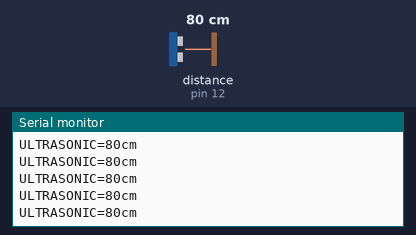
This sketch was run on a simulated Arduino Uno, built with avr-gcc and run on an emulated ATmega328P. Shown: the last lines printed to the serial monitor. Wiring (inferred from the names in the program): ultrasonic range finder: trigger pin 13; echo pin 12. The test bench sets the inputs (shaded band); at power-on: distance to the obstacle (sensor on pin 12) 80 cm. The echo pulse lasts 58.3 µs per cm.

Above: at 1.2 s.
1.3 s: distance to the obstacle (sensor on pin 12) set to 2 cm
At 1.8 s:
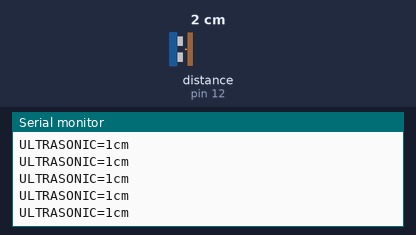
4.3 s: distance to the obstacle (sensor on pin 12) set to 120 cm
At 5.1 s:
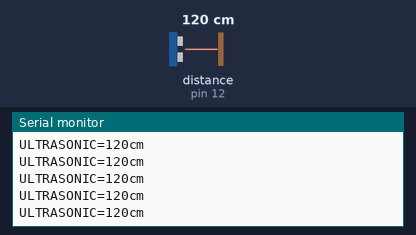
7.3 s: distance to the obstacle (sensor on pin 12) set to 4 cm
At 8.2 s:
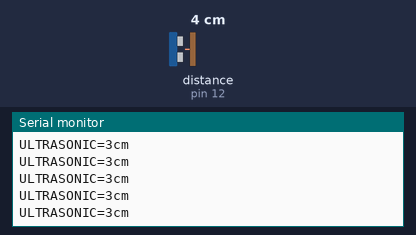
10.3 s: distance to the obstacle (sensor on pin 12) set to 18 cm
At 10.8 s:
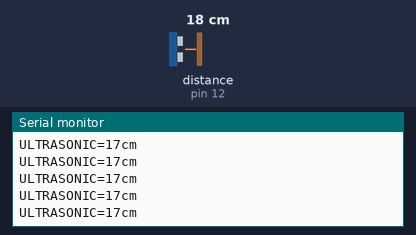
19.3 s: distance to the obstacle (sensor on pin 12) set to 9 cm
At 20.4 s:
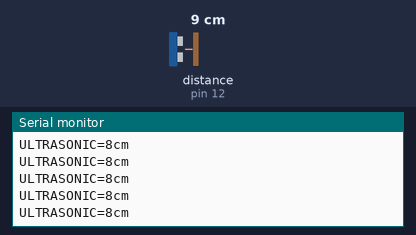
Timing chart, 0 to 22.3 s (numbered marks = the images above; inputs shaded):
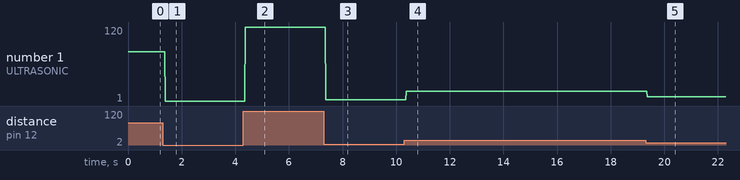

Measured:
- after the input at 1.3 s, the serial monitor: prints a new line after 0.08 s (image 1)
- after the input at 4.3 s, the serial monitor: prints a new line after 0.08 s (image 2)
- after the input at 7.3 s, the serial monitor: prints a new line after 0.07 s (image 3)
- after the input at 10.3 s, the serial monitor: prints a new line after 0.07 s (image 4)
- after the input at 19.3 s, the serial monitor: prints a new line after 0.07 s (image 5)
- plotted number 1: 80 → 1 after the input at 1.3 s, 1 → 120 after the input at 4.3 s, 120 → 3 after the input at 7.3 s, 3 → 17 after the input at 10.3 s, 17 → 8 after the input at 19.3 s

The sketch:

ultrasonic_sensor.ino
```cpp
#include <avr/wdt.h>
#include "DeviceDriverSet_xxx0_UltrasonicSensor.h"


/*
THE ULTRASONIC SENSOR
The ultrasonic sensor works by sending signals and measuring the time it takes for the signals that were sent to return to the sensor. Through some math, the distance from the sensor can be calculated
as we know the speed of the signals and the time it took for the signal to travel a certain distance. All of these calculations are done in the back end, on one of the driver files, all we have to do
is call the function and we get the distance (if you want to see and understand the function that calculates the distance let us know and we would be happy to show you).

DeviceDriverSet_ULTRASONIC Class - We must instantiate this in order to access the ultrasonic sensor

DeviceDriverSet_ULTRASONIC_Init() - Configures the pin numbers for the Ultrasonic sensor, allows the motherboard on the robot to talk to the sensor (call this in setup)
DeviceDriverSet_ULTRASONIC_Get() - Retrieves the data from Ultrasonic sensor, returns the distance of an obstacle that is in front of the Ultrasonic Sensor (in centimeters)

*/

DeviceDriverSet_ULTRASONIC myUltrasonic; // Instantiates an ultrasonic object, used to then call all the functions necessary to use the Ultrasonic sensor

void setup()
{
  Serial.begin(9600); // Establish a data transfer rate of 9600 bits/second
  myUltrasonic.DeviceDriverSet_ULTRASONIC_Init(); // Configuring the pin numbers for the Ultrasonic sensor, allows the motherboard on the robot to talk to the sensor
}

void loop()
{
  unsigned int x = myUltrasonic.DeviceDriverSet_ULTRASONIC_Get(); // Calling the Get function to get data from the Ultrasonic sensor, it returns and Unsigned int that we store inside variable x (An Unsigned int is just an integer that is positive, includes 0)

  /* Remember x only contains the distance of an obstacle from the robot, we would then need to use motion control functions to move the robot around the obstacle */

  Serial.print("ULTRASONIC="); // Printing the distance (x) to the serial monitor - to access the serial monitor, select the magnifying glass icon on the top right of the Arduino IDE
  Serial.print(x);
  Serial.println("cm");
}
```

DeviceDriverSet_xxx0_UltrasonicSensor.cpp
```cpp
/*
 * @Author: ELEGOO
 * @Date: 2019-10-22 11:59:09
 * @LastEditTime: 2020-06-12 16:36:20
 * @LastEditors: Changhua
 * @Description: conqueror robot tank
 * @FilePath:
 */
#include "DeviceDriverSet_xxx0_UltrasonicSensor.h"

/*ULTRASONIC*/
//#include <NewPing.h>
// NewPing sonar(TRIGGER_PIN, ECHO_PIN, MAX_DISTANCE); // NewPing setup of pins and maximum distance.
void DeviceDriverSet_ULTRASONIC::DeviceDriverSet_ULTRASONIC_Init(void)
{
  pinMode(ECHO_PIN, INPUT); //Ultrasonic module initialization
  pinMode(TRIG_PIN, OUTPUT);
}
/*
void DeviceDriverSet_ULTRASONIC::DeviceDriverSet_ULTRASONIC_Get(uint16_t *ULTRASONIC_Get out)
{
  unsigned int tempda_x = 0;
  digitalWrite(TRIG_PIN, LOW);
  delayMicroseconds(2);
  digitalWrite(TRIG_PIN, HIGH);
  delayMicroseconds(10);
  digitalWrite(TRIG_PIN, LOW);
  tempda_x = ((unsigned int)pulseIn(ECHO_PIN, HIGH) / 58);
  *ULTRASONIC_Get = tempda_x;
  // sonar.ping() / US_ROUNDTRIP_CM; // Send ping, get ping time in microseconds (uS).
}
*/

unsigned int DeviceDriverSet_ULTRASONIC::DeviceDriverSet_ULTRASONIC_Get(void)
{

  unsigned int tempda = 0;
  digitalWrite(TRIG_PIN, LOW);
  delayMicroseconds(2);
  digitalWrite(TRIG_PIN, HIGH);
  delayMicroseconds(10);
  digitalWrite(TRIG_PIN, LOW);
  tempda = ((unsigned int)pulseIn(ECHO_PIN, HIGH) / 58);

  // if (tempda_x > 50)
  // {
  //   tempda_x = 50;
  // }

  // // return tempda;
  // return tempda_x;

return tempda;

}
```

DeviceDriverSet_xxx0_UltrasonicSensor.h
```cpp
/*
 * @Author: ELEGOO
 * @Date: 2019-10-22 11:59:09
 * @LastEditTime: 2020-06-12 14:45:27
 * @LastEditors: Changhua
 * @Description: conqueror robot tank
 * @FilePath:
 */
#ifndef _DeviceDriverSet_xxx0_H_UltrasonicSensor
#define _DeviceDriverSet_xxx0_H_UltrasonicSensor
#include <Arduino.h>
/*ULTRASONIC*/

//#include <NewPing.h>
class DeviceDriverSet_ULTRASONIC
{
public:
  void DeviceDriverSet_ULTRASONIC_Init(void);
  unsigned int DeviceDriverSet_ULTRASONIC_Get(void);
//  void DeviceDriverSet_ULTRASONIC_Get(uint16_t *ULTRASONIC_Get /*out*/);

private:
#define TRIG_PIN 13      // Arduino pin tied to trigger pin on the ultrasonic sensor.
#define ECHO_PIN 12      // Arduino pin tied to echo pin on the ultrasonic sensor.
#define MAX_DISTANCE 200 // Maximum distance we want to ping for (in centimeters). Maximum sensor distance is rated at 400-500cm.
};

#endif
```
